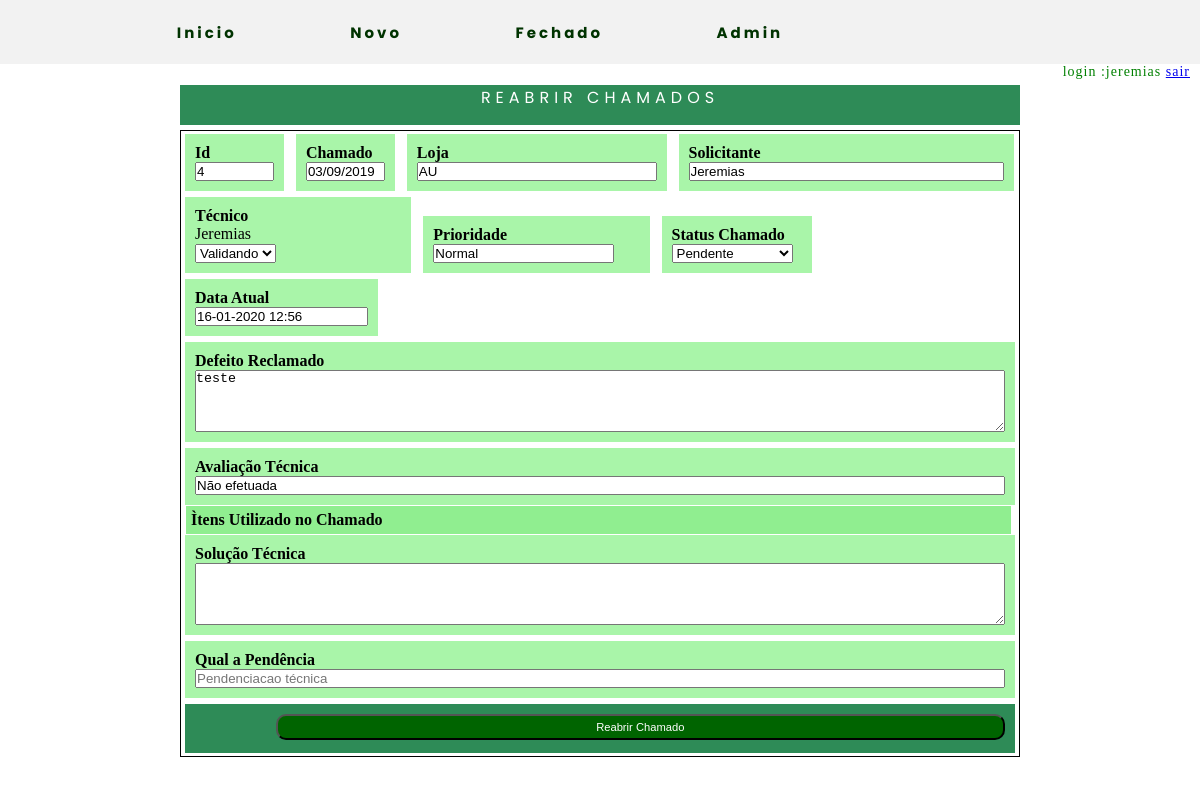
Screenshot of /public/reabrir_chamado.php?id=4 (signed in) with the database file from the repository.
### tables this page shows
CREATE TABLE `ordem` (
  `id` int(11) NOT NULL AUTO_INCREMENT,
  `id_loja` int(11) DEFAULT NULL,
  `id_tecnico` int(11) DEFAULT NULL,
  `id_mensagem` int(11) DEFAULT NULL,
  `id_estoque` varchar(100) DEFAULT NULL,
  `id_status_chamado` int(11) DEFAULT NULL,
  `id_prioridade` int(11) DEFAULT NULL,
  `reclamado` varchar(150) DEFAULT NULL,
  `solicitante` varchar(50) DEFAULT NULL,
  `data_abertura_chamado` date DEFAULT NULL,
  `ultima_atualizacao` varchar(15) DEFAULT NULL,
  `data_fecha_chamado` date DEFAULT NULL,
  `avaliacao_tecnico` varchar(150) DEFAULT NULL,
  `solucao` varchar(255) DEFAULT NULL,
  `pendencia` varchar(150) DEFAULT NULL,
  `status` char(2) DEFAULT NULL,
  PRIMARY KEY (`id`),
  KEY `fk-loja` (`id_loja`),
  KEY `fk-tecnico` (`id_tecnico`),
  KEY `fk-estoque` (`id_estoque`),
  KEY `fk_mensagem` (`id_mensagem`),
  KEY `fk-prioridade` (`id_prioridade`),
  KEY `fk-status-chamado` (`id_status_chamado`),
  CONSTRAINT `fk-loja` FOREIGN KEY (`id_loja`) REFERENCES `loja` (`id`),
  CONSTRAINT `fk-status-chamado` FOREIGN KEY (`id_status_chamado`) REFERENCES `chamado_status` (`id_chamado`),
  CONSTRAINT `fk-tecnico` FOREIGN KEY (`id_tecnico`) REFERENCES `tecnico` (`id`),
  CONSTRAINT `fk_mensagem` FOREIGN KEY (`id_mensagem`) REFERENCES `mensagem` (`id`)
);

CREATE TABLE `loja` (
  `id` int(11) NOT NULL AUTO_INCREMENT,
  `loja` varchar(255) DEFAULT NULL,
  `telefone` varchar(255) DEFAULT NULL,
  `nome` varchar(255) DEFAULT NULL,
  `endereco` varchar(255) DEFAULT NULL,
  `cep` varchar(255) DEFAULT NULL,
  `cnpj` varchar(255) DEFAULT NULL,
  PRIMARY KEY (`id`)
);

CREATE TABLE `prioridade` (
  `id` int(11) NOT NULL AUTO_INCREMENT,
  `prioridade` varchar(10) DEFAULT NULL,
  `status` char(2) DEFAULT NULL,
  PRIMARY KEY (`id`)
);

### persistence/controller.php (called while the page is built, shortened)
<?php
	require_once('../conexao/conexao.php');
if(!empty($_GET['loja'])){
		$apelido = $_GET['loja'];
		$rota_loja = $pdo->prepare("SELECT apelido,endereco,bairro,cidade,estado,regiao from endereco where apelido = :nick");
		$rota_loja->bindValue(":nick",$apelido);
		$rota_loja->execute();
	}
elseif(!empty($_GET['id'])){
	$id = $_GET['id'];
	$var_select = $pdo->prepare("select A.id_chamado,I.id_tecnico,I.id,I.id_estoque,I.reclamado,I.solicitante,A.descricao_chamado ,D.loja,H.nome,I.solucao,I.pendencia,I.data_abertura_chamado,I.avaliacao_tecnico,J.prioridade
from chamado_status A, loja D, tecnico H, ordem I,prioridade J where  A.id_chamado = I.id_status_chamado and D.id = I.id_loja and I.id_tecnico = H.id and I.id_prioridade = J.id and I.id =:id");
	$var_select->bindValue(":id", $id);
	$var_select->execute();
}

### public/reabrir_chamado.php (the view, shortened to what this page needs)
<?php
	require_once('../persistence/controller.php');
	require_once('../template/main_template.php');
?>
<div class="titulo">
	<p>REABRIR  CHAMADOS</p>
</div>
<link rel="stylesheet" type="text/css" href="../css/style.css">
<div class="container">
	<?php foreach ($var_select as $row) {?>
		<form action="../persistence/crud.php" method="get">
			<div class="id">
				<label>Id</label><br>
				<input class="input" type="text" name="id_chamado" value="<?php echo $row['id'];?>" readonly>
			</div>
			<div class="id">
				<label>Chamado</label><br>
				<input class="input" type="text" name="" value="<?php echo date('d/m/Y', strtotime($row['data_abertura_chamado']));?>" readonly>
			</div>
			<div class="loja">
				<label>Loja</label><br>
				<input class="input" type="text" name="loja"  value ="<?php echo $row['loja'];?>" readonly>
			</div>
			<div class="solicitante">
				<label>Solicitante</label><br>
				<input class="input" type="text" name="solicitante" value="<?php echo $row['solicitante'];?>" readonly>
			</div>
			<div class="tecnico">
				<label>Técnico</label><br>
				<option ><?php echo $row['nome'];?></option>
				<select name="id_tecnico" required="">
					<option value= "3">Validando</option>
				</select>
			</div>
			<div class="prioridade">
				<label>Prioridade</label><br>
				<input type="text" name="priore" value="<?php echo $row['prioridade'];?>">
				</div>
			<div class="status_chamado">
				<label>Status Chamado</label><br>
					<select name="status_chamado" required="">
					<option value="3">Pendente</option>
				</select>
			</div>
			<div class="data">
				<label>Data Atual</label><br>
				<input class="input" type="text" name="atualizacao" value="<?php
				$date = date('d-m-Y H:i');
				echo $date;?>">
			</div>
			<div class="defeito_reclamado">
				<label>Defeito Reclamado</label><br>
				<textarea class ="input" rows="4" cols="5" name="defeito_reclamado"><?php echo trim($row['reclamado']);?></textarea>
			</div>
			<div class="avaliacao_tecnico">
				<label>Avaliação Técnica</label><br>
				<input class="input" type="text" name="avaliacao" maxlength="150" value= "<?php echo $row['avaliacao_tecnico'];?>">
			</div>
			<div class ="produto_util" >
				<p>Ìtens Utilizado no Chamado</p>
			</div>
			<div class="mensagem">
				<label>Solução Técnica</label><br>
				<textarea class ="input" rows="4" cols="5" maxlength="150" name="solucao"><?php echo $row['solucao'];?></textarea>
			</div>
			<div class="pendencia">
				<label>Qual a Pendência</label><br>
				<input class="input" type="text" name="pendencia" placeholder="Pendenciacao técnica" maxlength="140" value = "<?php echo $row['pendencia'];?>">
			</div>
			<div class="botao_fechar">
				<input class = "button" type="submit" name=""  value="Reabrir Chamado">
			</div>
		</form>
	<?php }?>
</div>

### css/style.css (style rules this page uses)
* { margin: 0px; padding: 0px; box-sizing: border-box; }

### public/botoes.php (style rules this page uses)
.button { border-radius: 10px; padding: 2%; margin-bottom: 3px; align-items: center; width: 90%; font-size: 70%; background-color: lightblue; }

### public/reabrir_chamado.php (style rules this page uses)
.produto_util { display: inline-block; direction: column; width: 98.5%; background-color: lightgreen; margin: -2px 5px; padding: 5px; }
@media only screen and (min-width: 1024px) { .button { padding:5px 15px; background: #006400; color: #FFF; } }
@media only screen and (min-width: 1024px) { .botao_fechar { display: inline-block; width:99%; background-color:#2E8B57; padding: 10px; margin: 3px 4px; height:0 auto; text-align: right; } }
@media only screen and (min-width: 1024px) { .titulo { display: inline-block; font-family: Poppins; background-color: #2E8B57; text-align: center; width: 70%; height: 40px; margin: 5px 15%; letter-spacing: 5px; color: white; } }
@media only screen and (min-width: 1024px) { .container { display: inline-block; width:70%; margin: 0px 15%; border: solid 1px; font-weight: bold; } }
@media only screen and (min-width: 1024px) { .id { display: inline-block; width:11.8%; background-color:#A9F5A9; padding: 10px; margin: 3px 4px; height:0 auto; } }
@media only screen and (min-width: 1024px) { .loja { display: inline-block; width:31%; background-color:#A9F5A9; padding: 10px; margin: 3px 4px; height:0 auto; } }
@media only screen and (min-width: 1024px) { .solicitante { display: inline-block; width: 40%; background-color:#A9F5A9; padding: 10px; margin:3px 4px; height:0 auto; } }
@media only screen and (min-width: 1024px) { .tecnico { display: inline-block; width:27%; background-color: #A9F5A9; padding: 10px; margin: 3px 4px; height:0 auto; } }
@media only screen and (min-width: 1024px) { .prioridade { display: inline-block; width: 27%; background-color:#A9F5A9; padding: 10px; margin: 3px 4px; height:0 auto; } }
@media only screen and (min-width: 1024px) { .status_chamado { display: inline-block; width: 18%; background-color:#A9F5A9; padding: 10px; margin: 3px 4px; height:0 auto; } }
@media only screen and (min-width: 1024px) { .data { display: inline-block; width:23%; background-color:#A9F5A9; padding: 10px; margin: 3px 4px; height:0 auto; } }
@media only screen and (min-width: 1024px) { .defeito_reclamado { display: inline-block; width: 99%; background-color:#A9F5A9; padding: 10px; margin: 3px 4px; height:0 auto; } }
@media only screen and (min-width: 1024px) { .mensagem { display: inline-block; width: 99%; background-color:#A9F5A9; padding: 10px; margin:3px 4px; height:0 auto; } }
@media only screen and (min-width: 1024px) { .avaliacao_tecnico { display: inline-block; width:99%; background-color:#A9F5A9; padding: 10px; margin: 3px 4px; height:0 auto; } }
@media only screen and (min-width: 1024px) { .pendencia { display: inline-block; width: 99%; background-color:#A9F5A9; padding: 10px; margin:3px 4px; height:0 auto; } }
@media only screen and (min-width: 1024px) { .input { width: 100%; } }

### rows the page displays
ordem: id_chamado "4", data_abertura_chamado "03/09/2019", loja "AU", solicitante "Jeremias", priore "Normal", atualizacao "16-01-2020 12:56", defeito_reclamado "teste", avaliacao "Não efetuada"

### other values shown
$_SESSION['nome'] "jeremias"
